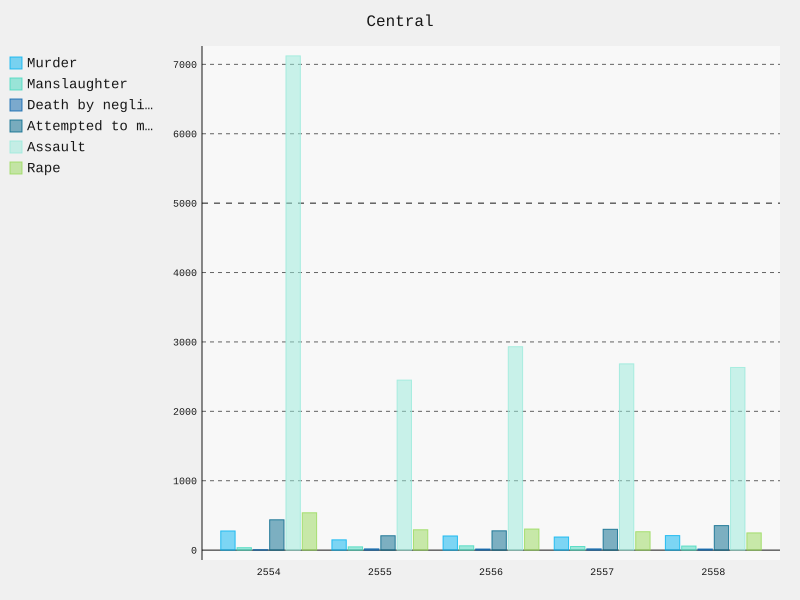

Recreate this plot in Python.
"""Show Information"""
import pygal
from xlrd import open_workbook
def function(): #hello mom 
    """_"""

    #open_worksheet
    book = open_workbook('D:/Book1.xlsx')
    sheet = book.sheet_by_index(3)
    kill_honest = [sheet.cell(3, col_index).value for col_index in range(1, 6)]
    kill_bad = [sheet.cell(4, col_index).value for col_index in range(1, 6)]
    careless = [sheet.cell(5, col_index).value for col_index in range(1, 6)]
    try_to_kill = [sheet.cell(6, col_index).value for col_index in range(1, 6)]
    attrack = [sheet.cell(7, col_index).value for col_index in range(1, 6)]
    rape = [sheet.cell(8, col_index).value for col_index in range(1, 6)]

    #make
    line_chart = pygal.Bar()
    line_chart.title = sheet.cell(0, 0).value
    year = ["2554", "2555", "2556", "2557", "2558"]
    line_chart.x_labels = map(str, year)
    line_chart.add(sheet.cell(3, 0).value, kill_honest)
    line_chart.add(sheet.cell(4, 0).value, kill_bad)
    line_chart.add(sheet.cell(5, 0).value, careless)
    line_chart.add(sheet.cell(6, 0).value, try_to_kill)
    line_chart.add(sheet.cell(7, 0).value, attrack)
    line_chart.add(sheet.cell(8, 0).value, rape)
    line_chart.render_to_file('Central.svg')

function()
